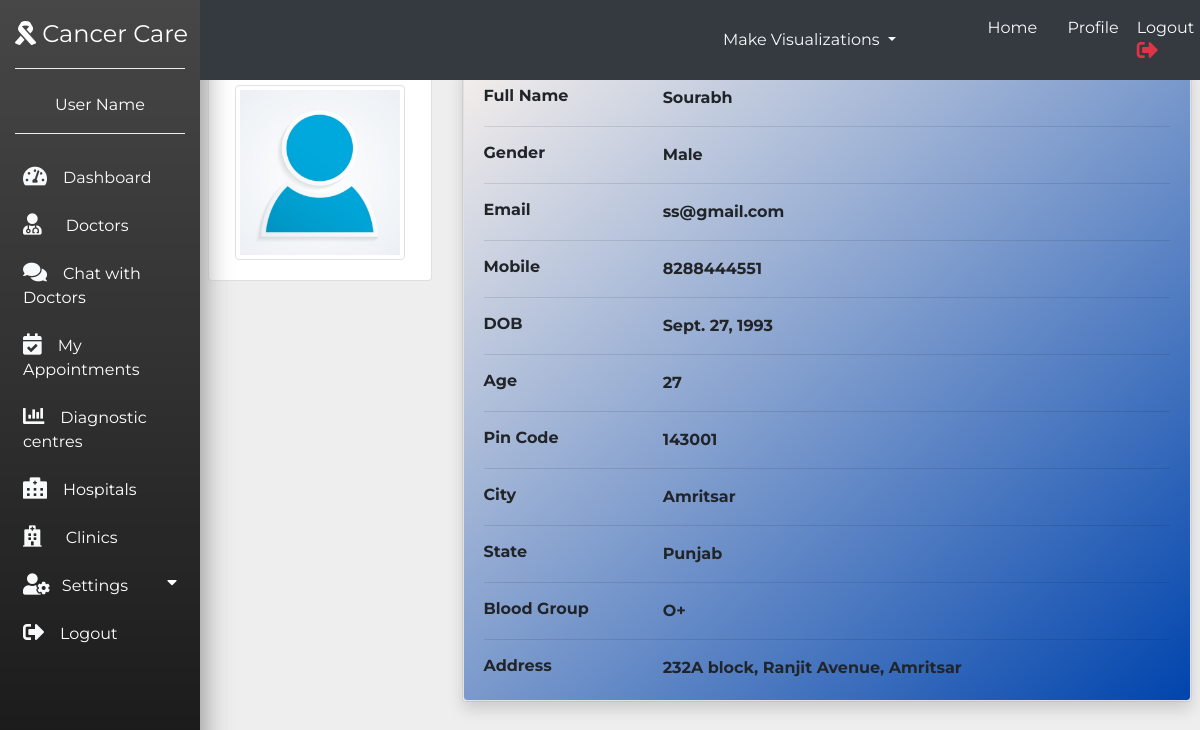
Screenshot of /profile/ (signed in) with the database file from the repository.
### myapp/models.py (models this page shows, shortened)
class mypatient(models.Model):
    patient_id = models.CharField(max_length=30)
    pat_img = models.ImageField(null=True,blank=True)
    pat_name = models.CharField(max_length = 30)
    pat_email = models.EmailField()
    pat_pass = models.CharField(max_length = 40)
    pat_contact = models.CharField(max_length = 12,null = True)
    pat_pincode = models.IntegerField(null = True)
    pat_address = models.CharField(max_length = 100,null = True)
    pat_city = models.CharField(max_length = 20,null = True)
    pat_state = models.CharField(max_length = 20,null = True)
    pat_dob = models.DateField(max_length = 8,null = True)
    pat_bloodgroup = models.CharField(max_length = 3,null = True)
    pat_age = models.IntegerField(null = True)
    GENDER_CHOICES = (
        ('M', 'Male'),
        ('F', 'Female'),
    )
    pat_gender = models.CharField(max_length=1, choices=GENDER_CHOICES,null = True)

### myapp/views.py (the view)
# urls.py: path('profile/',views.profile, name="profile"),
def profile(request):
    if not request.session.has_key('em'):
        return redirect('/login')
    userdetail = mypatient.objects.get(pat_email= request.session['em'])
    return render(request,'profile.html',{'user':userdetail})

### Template/profile.html (shortened to what this page needs)
{% extends 'sidebar.html' %}{% load static %}  {% block content %}
<div class="container p-2">
    <div class="row">
        <div class="col-md-3">
            <div class="card">
                <div class="card-body">
                    <div class="d-flex flex-column align-items-center text-center">
                        {% if temp.clin_img %}
                        <img src="{{ user.pat_img.url}}" alt="User Image" style="width:150px;  max-height:150px; min-height: 150px;" class="mb-2 rounded-circle img-thumbnail d-block mx-auto "> {% else %}
                        <img src="{%static 'Images/user_img.jpg' %}" alt="User image" width="170" height="200" class="img-thumbnail "> {% endif %}
                    </div>
                </div>
            </div>
        </div>
        <div class="col-md-9">
            <div class="card mb-3">
                <div class="card-body border rounded shadow" style="background:linear-gradient(to top left, #0044ad, #f5efeb) ; font-size: medium; font-weight:bold; ">
                    <div class="row ">
                        <div class="col-sm-3 ">
                            <h6 class="mb-0"><b>Full Name</b></h6>
                        </div>
                        <div class="col-sm-9 ">
                            {{user.pat_name}}
                        </div>
                    </div>
                    <hr>
                    <div class="row ">
                        <div class="col-sm-3 ">
                            <h6 class="mb-0 "><b>Gender</b></h6>
                        </div>
                        <div class="col-sm-9 ">
                            {% if us.pat_gender == 'F' %} Female {% else %} Male {% endif%}
                        </div>
                    </div>
                    <hr>
                    <div class="row ">
                        <div class="col-sm-3 ">
                            <h6 class="mb-0 "><b>Email</b></h6>
                        </div>
                        <div class="col-sm-9 ">
                            {{user.pat_email}}
                        </div>
                    </div>
                    <hr>
                    <div class="row ">
                        <div class="col-sm-3 ">
                            <h6 class="mb-0 "><b>Mobile</b></h6>
                        </div>
                        <div class="col-sm-9 ">
                            {{user.pat_contact}}
                        </div>
                    </div>
                    <hr>
                    <div class="row ">
                        <div class="col-sm-3 ">
                            <h6 class="mb-0 "><b>DOB</b></h6>
                        </div>
                        <div class="col-sm-9 ">
                            {{user.pat_dob}}
                        </div>
                    </div>
                    <hr>
                    <div class="row ">
                        <div class="col-sm-3 ">
                            <h6 class="mb-0 "><b>Age</b></h6>
                        </div>
                        <div class="col-sm-9 ">
                            {{user.pat_age}}
                        </div>
                    </div>
                    <hr>
                    <div class="row ">
                        <div class="col-sm-3 ">
                            <h6 class="mb-0 "><b>Pin Code</b></h6>
                        </div>
                        <div class="col-sm-9 ">
                            {{user.pat_pincode}}
                        </div>
                    </div>
                    <hr>
                    <div class="row ">
                        <div class="col-sm-3 ">
                            <h6 class="mb-0 "><b>City</b></h6>
                        </div>
                        <div class="col-sm-9 ">
                            {{user.pat_city}}
                        </div>
                    </div>
                    <hr>
                    <div class="row ">
                        <div class="col-sm-3 ">
                            <h6 class="mb-0 "><b>State</b></h6>
                        </div>
                        <div class="col-sm-9 ">
                            {{user.pat_state}}
                        </div>
                    </div>
                    <hr>
                    <div class="row ">
                        <div class="col-sm-3 ">
                            <h6 class="mb-0 "><b>Blood Group</b></h6>
                        </div>
                        <div class="col-sm-9 ">
                            {{user.pat_bloodgroup}}
                        </div>
                    </div>
                    <hr>
                    <div class="row ">
                        <div class="col-sm-3 ">
                            <h6 class="mb-0 "><b>Address</b></h6>
                        </div>
                        <div class="col-sm-9 ">
                            {{user.pat_address}}
                        </div>
                    </div>
                </div>
            </div>
        </div>
    </div>
</div>
{% endblock %}

### Template/sidebar.html (style rules this page uses)
body { font-family: 'Montserrat', sans-serif; background-color: #eee; }

### rows the page displays
mypatient: pat_name "Sourabh", pat_email "ss@gmail.com", pat_contact "8288444551", pat_dob "Sept. 27, 1993", pat_age "27", pat_pincode "143001", pat_city "Amritsar", pat_state "Punjab", pat_bloodgroup "O+", pat_address "232A block, Ranjit Avenue, Amritsar"
